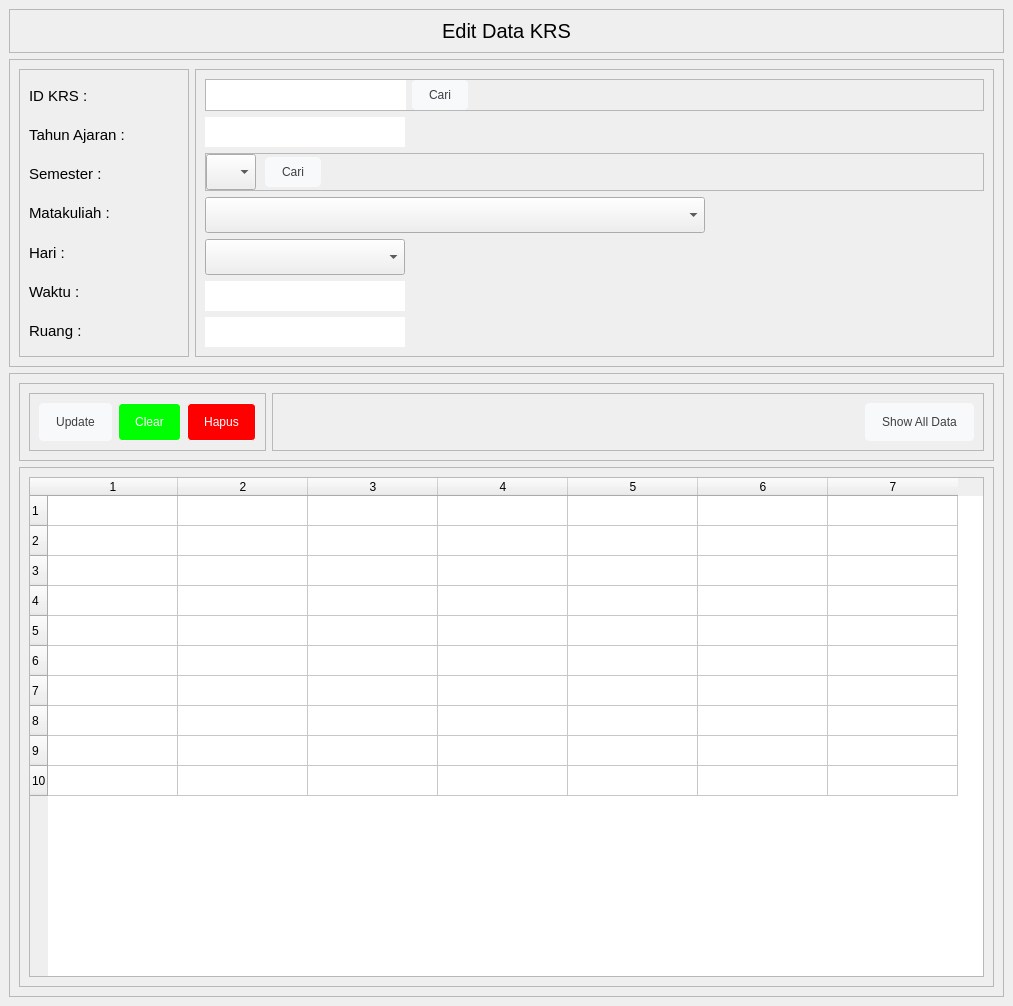
<?xml version="1.0" encoding="UTF-8"?>
<ui version="4.0">
 <class>MainWindow</class>
 <widget class="QMainWindow" name="MainWindow">
  <property name="geometry">
   <rect>
    <x>0</x>
    <y>0</y>
    <width>1013</width>
    <height>1006</height>
   </rect>
  </property>
  <property name="minimumSize">
   <size>
    <width>480</width>
    <height>0</height>
   </size>
  </property>
  <property name="windowTitle">
   <string>MainWindow</string>
  </property>
  <property name="styleSheet">
   <string notr="true">QScrollArea{
border:none;
}

QScrollBar:vertical {
	background-color:#fefefe;
	width:10px;
}
QScrollBar::handle:vertical {
	background-color: #808793;
	min-height: 30px;
	border-radius: 4px;
}
QScrollBar::handle:vertical:hover{	
	background-color:#a1a6af;
}

QScrollBar:horizontal {
	background-color:#fefefe;
	height:10px;
}
QScrollBar::handle:horizontal {
	background-color: #808793;
	min-height: 30px;
	border-radius: 4px;
}
QScrollBar::handle:horizontal:hover{	
	background-color:#a1a6af;
}

QLineEdit, QDateEdit {
	border: none;
}

QLineEdit,QComboBox {
height: 30px;
}

QPushButton {
  background-color: #f8f9fa;
  border: 1px solid #f8f9fa;
  border-radius: 4px;
  color: #3c4043;
  height: 36px;
  line-height: 27px;
  min-width: 10px;
  padding: 0 16px;
  text-align: center;
  white-space: pre;
}

QPushButton:hover {
  border-color: #4285f4;
  outline: none;
}

#btnSimpan{
	color: rgb(255, 255, 255);
	background-color: rgb(0, 0, 255);
}

#btnClear{
	color: rgb(255, 255, 255);
	background-color: rgb(0, 255, 0);
}

#btnHapus{
	color: rgb(255, 255, 255);
	background-color: rgb(255, 0, 0);
}</string>
  </property>
  <widget class="QWidget" name="centralwidget">
   <property name="sizePolicy">
    <sizepolicy hsizetype="Preferred" vsizetype="Preferred">
     <horstretch>0</horstretch>
     <verstretch>0</verstretch>
    </sizepolicy>
   </property>
   <layout class="QVBoxLayout" name="verticalLayout">
    <property name="spacing">
     <number>0</number>
    </property>
    <property name="leftMargin">
     <number>0</number>
    </property>
    <property name="topMargin">
     <number>0</number>
    </property>
    <property name="rightMargin">
     <number>0</number>
    </property>
    <property name="bottomMargin">
     <number>0</number>
    </property>
    <item>
     <widget class="QScrollArea" name="scrollArea">
      <property name="widgetResizable">
       <bool>true</bool>
      </property>
      <widget class="QWidget" name="scrollAreaWidgetContents">
       <property name="geometry">
        <rect>
         <x>0</x>
         <y>0</y>
         <width>1013</width>
         <height>1006</height>
        </rect>
       </property>
       <layout class="QVBoxLayout" name="verticalLayout_2">
        <item alignment="Qt::AlignTop">
         <widget class="QFrame" name="frame">
          <property name="frameShape">
           <enum>QFrame::StyledPanel</enum>
          </property>
          <property name="frameShadow">
           <enum>QFrame::Raised</enum>
          </property>
          <layout class="QVBoxLayout" name="verticalLayout_3">
           <item>
            <widget class="QLabel" name="label">
             <property name="font">
              <font>
               <pointsize>15</pointsize>
              </font>
             </property>
             <property name="text">
              <string>Edit Data KRS</string>
             </property>
             <property name="alignment">
              <set>Qt::AlignCenter</set>
             </property>
            </widget>
           </item>
          </layout>
         </widget>
        </item>
        <item>
         <widget class="QFrame" name="frame_2">
          <property name="sizePolicy">
           <sizepolicy hsizetype="Preferred" vsizetype="Expanding">
            <horstretch>0</horstretch>
            <verstretch>0</verstretch>
           </sizepolicy>
          </property>
          <property name="frameShape">
           <enum>QFrame::StyledPanel</enum>
          </property>
          <property name="frameShadow">
           <enum>QFrame::Raised</enum>
          </property>
          <layout class="QHBoxLayout" name="horizontalLayout">
           <item alignment="Qt::AlignLeft">
            <widget class="QFrame" name="frame_4">
             <property name="sizePolicy">
              <sizepolicy hsizetype="Preferred" vsizetype="Preferred">
               <horstretch>0</horstretch>
               <verstretch>0</verstretch>
              </sizepolicy>
             </property>
             <property name="minimumSize">
              <size>
               <width>170</width>
               <height>0</height>
              </size>
             </property>
             <property name="maximumSize">
              <size>
               <width>16777215</width>
               <height>16777215</height>
              </size>
             </property>
             <property name="font">
              <font>
               <family>Segoe UI Symbol</family>
               <pointsize>9</pointsize>
              </font>
             </property>
             <property name="frameShape">
              <enum>QFrame::StyledPanel</enum>
             </property>
             <property name="frameShadow">
              <enum>QFrame::Raised</enum>
             </property>
             <layout class="QVBoxLayout" name="verticalLayout_6">
              <item>
               <widget class="QLabel" name="label_7">
                <property name="font">
                 <font>
                  <pointsize>11</pointsize>
                 </font>
                </property>
                <property name="text">
                 <string>ID KRS :</string>
                </property>
               </widget>
              </item>
              <item>
               <widget class="QLabel" name="label_2">
                <property name="font">
                 <font>
                  <pointsize>11</pointsize>
                 </font>
                </property>
                <property name="text">
                 <string>Tahun Ajaran :</string>
                </property>
               </widget>
              </item>
              <item>
               <widget class="QLabel" name="label_3">
                <property name="font">
                 <font>
                  <pointsize>11</pointsize>
                 </font>
                </property>
                <property name="text">
                 <string>Semester :</string>
                </property>
               </widget>
              </item>
              <item>
               <widget class="QLabel" name="label_4">
                <property name="font">
                 <font>
                  <pointsize>11</pointsize>
                 </font>
                </property>
                <property name="text">
                 <string>Matakuliah :</string>
                </property>
               </widget>
              </item>
              <item>
               <widget class="QLabel" name="label_5">
                <property name="font">
                 <font>
                  <pointsize>11</pointsize>
                 </font>
                </property>
                <property name="text">
                 <string>Hari :</string>
                </property>
               </widget>
              </item>
              <item>
               <widget class="QLabel" name="label_6">
                <property name="font">
                 <font>
                  <pointsize>11</pointsize>
                 </font>
                </property>
                <property name="text">
                 <string>Waktu :</string>
                </property>
               </widget>
              </item>
              <item>
               <widget class="QLabel" name="label_8">
                <property name="font">
                 <font>
                  <pointsize>11</pointsize>
                 </font>
                </property>
                <property name="text">
                 <string>Ruang :</string>
                </property>
               </widget>
              </item>
             </layout>
            </widget>
           </item>
           <item>
            <widget class="QFrame" name="frame_6">
             <property name="frameShape">
              <enum>QFrame::StyledPanel</enum>
             </property>
             <property name="frameShadow">
              <enum>QFrame::Raised</enum>
             </property>
             <layout class="QVBoxLayout" name="verticalLayout_7">
              <item>
               <widget class="QFrame" name="frame_8">
                <property name="frameShape">
                 <enum>QFrame::StyledPanel</enum>
                </property>
                <property name="frameShadow">
                 <enum>QFrame::Raised</enum>
                </property>
                <layout class="QHBoxLayout" name="horizontalLayout_3">
                 <property name="leftMargin">
                  <number>0</number>
                 </property>
                 <property name="topMargin">
                  <number>0</number>
                 </property>
                 <property name="rightMargin">
                  <number>0</number>
                 </property>
                 <property name="bottomMargin">
                  <number>0</number>
                 </property>
                 <item>
                  <widget class="QLineEdit" name="txtIdKrs">
                   <property name="minimumSize">
                    <size>
                     <width>100</width>
                     <height>0</height>
                    </size>
                   </property>
                   <property name="maximumSize">
                    <size>
                     <width>200</width>
                     <height>16777215</height>
                    </size>
                   </property>
                   <property name="font">
                    <font>
                     <pointsize>12</pointsize>
                    </font>
                   </property>
                  </widget>
                 </item>
                 <item alignment="Qt::AlignLeft">
                  <widget class="QPushButton" name="btnCariKrs">
                   <property name="minimumSize">
                    <size>
                     <width>44</width>
                     <height>10</height>
                    </size>
                   </property>
                   <property name="maximumSize">
                    <size>
                     <width>16777215</width>
                     <height>30</height>
                    </size>
                   </property>
                   <property name="text">
                    <string>Cari</string>
                   </property>
                  </widget>
                 </item>
                </layout>
               </widget>
              </item>
              <item>
               <widget class="QLineEdit" name="txtAjaran">
                <property name="minimumSize">
                 <size>
                  <width>100</width>
                  <height>0</height>
                 </size>
                </property>
                <property name="maximumSize">
                 <size>
                  <width>200</width>
                  <height>16777215</height>
                 </size>
                </property>
                <property name="font">
                 <font>
                  <pointsize>12</pointsize>
                 </font>
                </property>
               </widget>
              </item>
              <item>
               <widget class="QFrame" name="frame_7">
                <property name="frameShape">
                 <enum>QFrame::StyledPanel</enum>
                </property>
                <property name="frameShadow">
                 <enum>QFrame::Raised</enum>
                </property>
                <layout class="QHBoxLayout" name="horizontalLayout_2">
                 <property name="spacing">
                  <number>9</number>
                 </property>
                 <property name="leftMargin">
                  <number>0</number>
                 </property>
                 <property name="topMargin">
                  <number>0</number>
                 </property>
                 <property name="rightMargin">
                  <number>0</number>
                 </property>
                 <property name="bottomMargin">
                  <number>0</number>
                 </property>
                 <item>
                  <widget class="QComboBox" name="cboSemester">
                   <property name="minimumSize">
                    <size>
                     <width>50</width>
                     <height>0</height>
                    </size>
                   </property>
                   <property name="maximumSize">
                    <size>
                     <width>50</width>
                     <height>16777215</height>
                    </size>
                   </property>
                   <property name="font">
                    <font>
                     <pointsize>12</pointsize>
                    </font>
                   </property>
                   <item>
                    <property name="text">
                     <string/>
                    </property>
                   </item>
                   <item>
                    <property name="text">
                     <string>1</string>
                    </property>
                   </item>
                   <item>
                    <property name="text">
                     <string>2</string>
                    </property>
                   </item>
                   <item>
                    <property name="text">
                     <string>3</string>
                    </property>
                   </item>
                   <item>
                    <property name="text">
                     <string>4</string>
                    </property>
                   </item>
                   <item>
                    <property name="text">
                     <string>5</string>
                    </property>
                   </item>
                   <item>
                    <property name="text">
                     <string>6</string>
                    </property>
                   </item>
                   <item>
                    <property name="text">
                     <string>7</string>
                    </property>
                   </item>
                   <item>
                    <property name="text">
                     <string>8</string>
                    </property>
                   </item>
                  </widget>
                 </item>
                 <item alignment="Qt::AlignLeft">
                  <widget class="QPushButton" name="btnCariMatakuliBySemesterah">
                   <property name="minimumSize">
                    <size>
                     <width>44</width>
                     <height>10</height>
                    </size>
                   </property>
                   <property name="maximumSize">
                    <size>
                     <width>16777215</width>
                     <height>30</height>
                    </size>
                   </property>
                   <property name="text">
                    <string>Cari</string>
                   </property>
                  </widget>
                 </item>
                </layout>
               </widget>
              </item>
              <item>
               <widget class="QComboBox" name="cboMatakuliah">
                <property name="minimumSize">
                 <size>
                  <width>300</width>
                  <height>0</height>
                 </size>
                </property>
                <property name="maximumSize">
                 <size>
                  <width>500</width>
                  <height>16777215</height>
                 </size>
                </property>
                <property name="font">
                 <font>
                  <pointsize>12</pointsize>
                 </font>
                </property>
                <item>
                 <property name="text">
                  <string/>
                 </property>
                </item>
               </widget>
              </item>
              <item>
               <widget class="QComboBox" name="cboHari">
                <property name="sizePolicy">
                 <sizepolicy hsizetype="Preferred" vsizetype="Fixed">
                  <horstretch>0</horstretch>
                  <verstretch>0</verstretch>
                 </sizepolicy>
                </property>
                <property name="minimumSize">
                 <size>
                  <width>100</width>
                  <height>0</height>
                 </size>
                </property>
                <property name="maximumSize">
                 <size>
                  <width>200</width>
                  <height>16777215</height>
                 </size>
                </property>
                <property name="font">
                 <font>
                  <pointsize>12</pointsize>
                 </font>
                </property>
                <item>
                 <property name="text">
                  <string/>
                 </property>
                </item>
                <item>
                 <property name="text">
                  <string>Senin</string>
                 </property>
                </item>
                <item>
                 <property name="text">
                  <string>Selasa</string>
                 </property>
                </item>
                <item>
                 <property name="text">
                  <string>Rabu</string>
                 </property>
                </item>
                <item>
                 <property name="text">
                  <string>Kamis</string>
                 </property>
                </item>
                <item>
                 <property name="text">
                  <string>Jum'at</string>
                 </property>
                </item>
                <item>
                 <property name="text">
                  <string>Sabtu</string>
                 </property>
                </item>
                <item>
                 <property name="text">
                  <string>Minggu</string>
                 </property>
                </item>
               </widget>
              </item>
              <item>
               <widget class="QLineEdit" name="txtWaktu">
                <property name="minimumSize">
                 <size>
                  <width>100</width>
                  <height>0</height>
                 </size>
                </property>
                <property name="maximumSize">
                 <size>
                  <width>200</width>
                  <height>16777215</height>
                 </size>
                </property>
                <property name="font">
                 <font>
                  <pointsize>12</pointsize>
                 </font>
                </property>
               </widget>
              </item>
              <item>
               <widget class="QLineEdit" name="txtRuang">
                <property name="minimumSize">
                 <size>
                  <width>100</width>
                  <height>0</height>
                 </size>
                </property>
                <property name="maximumSize">
                 <size>
                  <width>200</width>
                  <height>16777215</height>
                 </size>
                </property>
                <property name="font">
                 <font>
                  <pointsize>12</pointsize>
                 </font>
                </property>
               </widget>
              </item>
             </layout>
            </widget>
           </item>
          </layout>
         </widget>
        </item>
        <item>
         <widget class="QFrame" name="frame_3">
          <property name="frameShape">
           <enum>QFrame::StyledPanel</enum>
          </property>
          <property name="frameShadow">
           <enum>QFrame::Raised</enum>
          </property>
          <layout class="QVBoxLayout" name="verticalLayout_4">
           <item>
            <widget class="QFrame" name="frame_9">
             <property name="sizePolicy">
              <sizepolicy hsizetype="Preferred" vsizetype="Expanding">
               <horstretch>0</horstretch>
               <verstretch>0</verstretch>
              </sizepolicy>
             </property>
             <property name="frameShape">
              <enum>QFrame::StyledPanel</enum>
             </property>
             <property name="frameShadow">
              <enum>QFrame::Raised</enum>
             </property>
             <layout class="QHBoxLayout" name="horizontalLayout_6">
              <item alignment="Qt::AlignLeft">
               <widget class="QFrame" name="frame_14">
                <property name="sizePolicy">
                 <sizepolicy hsizetype="Expanding" vsizetype="Preferred">
                  <horstretch>0</horstretch>
                  <verstretch>0</verstretch>
                 </sizepolicy>
                </property>
                <property name="frameShape">
                 <enum>QFrame::StyledPanel</enum>
                </property>
                <property name="frameShadow">
                 <enum>QFrame::Raised</enum>
                </property>
                <layout class="QHBoxLayout" name="horizontalLayout_4">
                 <item>
                  <widget class="QPushButton" name="btnUpdate">
                   <property name="minimumSize">
                    <size>
                     <width>44</width>
                     <height>0</height>
                    </size>
                   </property>
                   <property name="maximumSize">
                    <size>
                     <width>75</width>
                     <height>16777215</height>
                    </size>
                   </property>
                   <property name="text">
                    <string>Update</string>
                   </property>
                  </widget>
                 </item>
                 <item>
                  <widget class="QPushButton" name="btnClear">
                   <property name="minimumSize">
                    <size>
                     <width>44</width>
                     <height>0</height>
                    </size>
                   </property>
                   <property name="text">
                    <string>Clear</string>
                   </property>
                  </widget>
                 </item>
                 <item>
                  <widget class="QPushButton" name="btnHapus">
                   <property name="minimumSize">
                    <size>
                     <width>44</width>
                     <height>0</height>
                    </size>
                   </property>
                   <property name="text">
                    <string>Hapus</string>
                   </property>
                  </widget>
                 </item>
                </layout>
               </widget>
              </item>
              <item>
               <widget class="QFrame" name="frame_15">
                <property name="sizePolicy">
                 <sizepolicy hsizetype="Expanding" vsizetype="Preferred">
                  <horstretch>0</horstretch>
                  <verstretch>0</verstretch>
                 </sizepolicy>
                </property>
                <property name="frameShape">
                 <enum>QFrame::StyledPanel</enum>
                </property>
                <property name="frameShadow">
                 <enum>QFrame::Raised</enum>
                </property>
                <layout class="QHBoxLayout" name="horizontalLayout_5">
                 <item alignment="Qt::AlignRight">
                  <widget class="QPushButton" name="btnShowAllData">
                   <property name="minimumSize">
                    <size>
                     <width>44</width>
                     <height>0</height>
                    </size>
                   </property>
                   <property name="text">
                    <string>Show All Data</string>
                   </property>
                  </widget>
                 </item>
                </layout>
               </widget>
              </item>
             </layout>
            </widget>
           </item>
           <item>
            <widget class="QFrame" name="frame_5">
             <property name="frameShape">
              <enum>QFrame::StyledPanel</enum>
             </property>
             <property name="frameShadow">
              <enum>QFrame::Raised</enum>
             </property>
             <layout class="QVBoxLayout" name="verticalLayout_5">
              <item>
               <widget class="QTableWidget" name="gridKrs">
                <property name="sizePolicy">
                 <sizepolicy hsizetype="Expanding" vsizetype="Preferred">
                  <horstretch>0</horstretch>
                  <verstretch>0</verstretch>
                 </sizepolicy>
                </property>
                <property name="minimumSize">
                 <size>
                  <width>700</width>
                  <height>500</height>
                 </size>
                </property>
                <property name="rowCount">
                 <number>10</number>
                </property>
                <property name="columnCount">
                 <number>7</number>
                </property>
                <attribute name="horizontalHeaderDefaultSectionSize">
                 <number>130</number>
                </attribute>
                <row/>
                <row/>
                <row/>
                <row/>
                <row/>
                <row/>
                <row/>
                <row/>
                <row/>
                <row/>
                <column/>
                <column/>
                <column/>
                <column/>
                <column/>
                <column/>
                <column/>
               </widget>
              </item>
             </layout>
            </widget>
           </item>
          </layout>
         </widget>
        </item>
       </layout>
      </widget>
     </widget>
    </item>
   </layout>
  </widget>
 </widget>
 <resources/>
 <connections/>
</ui>
